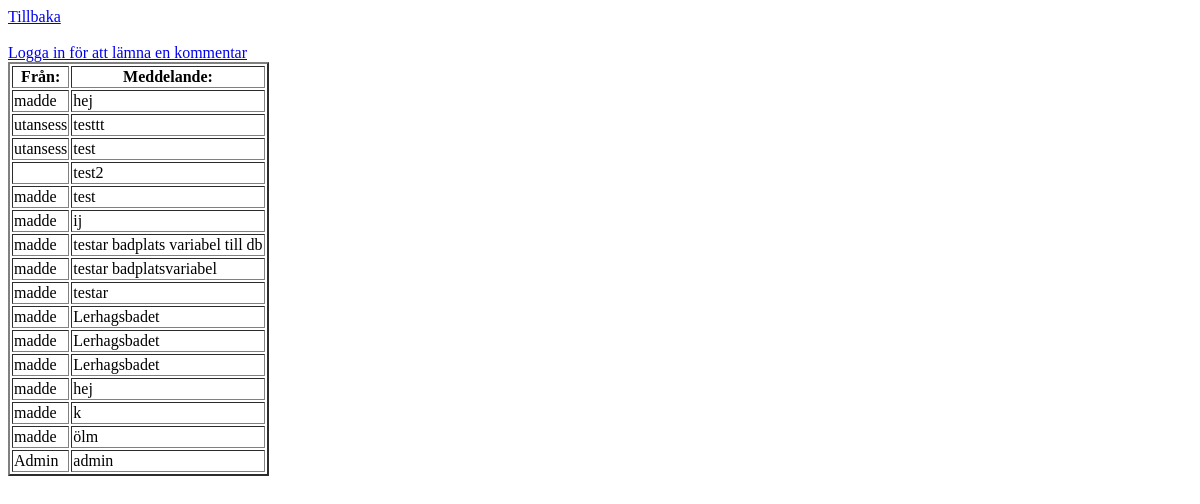
The page /comment.php on the database as committed earlier.
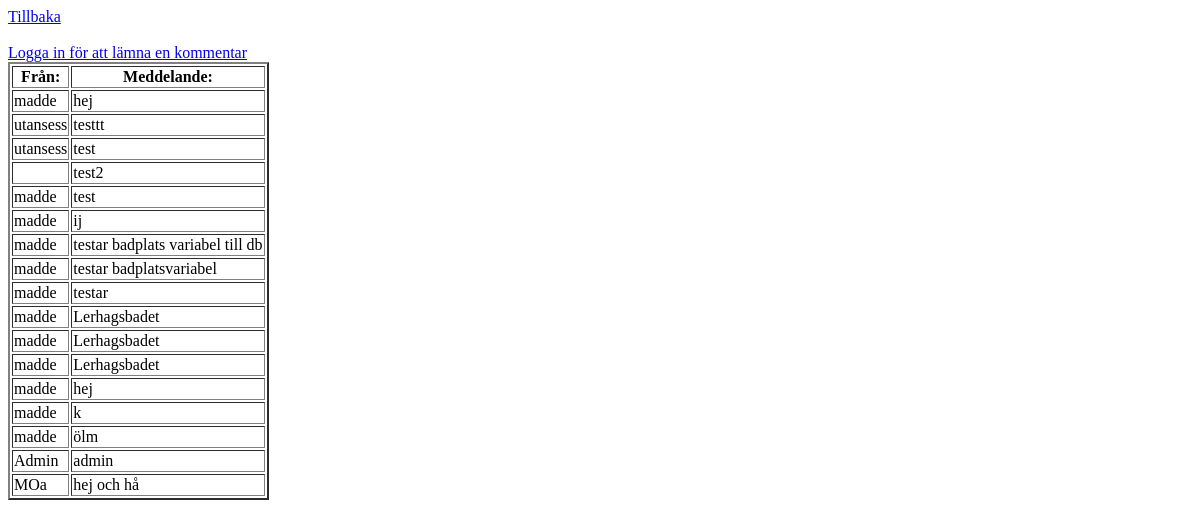
The same page on the database as committed later.
### tables this page shows
CREATE TABLE "Comments" (
	"Name"	TEXT,
	"Message"	TEXT,
	"Id"	INTEGER PRIMARY KEY AUTOINCREMENT,
	"Badplats"	TEXT
);

### comment.php (the view, shortened to what this page needs)
 <html>
<head>
   <a href="index.php" class="btn">Tillbaka </a>
</head>
<body>
 <br></br>
    <?php
$db = new SQLite3("./db/project.db");
 ?>
<a href="login.php" class="btn">Logga in för att lämna en kommentar </a>
</body>
</html>
<table class ="gridtable" border= "2">
 <tr>
    <th> Från: </th>
    <th> Meddelande: </th>
    </tr>
<?php
$result = $db->query ("SELECT * From Comments");
while ($row = $result->fetchArray())
 {
        echo "<tr>";
        echo "<td>" . $row["Name"]. "</td>";
        echo "<td>" . $row["Message"]. "</td>";
        echo "</tr>";
 }
 ?>

Rows that differ between the two databases and show on the page:
added comments: Name "MOa", Message "hej och hå"
